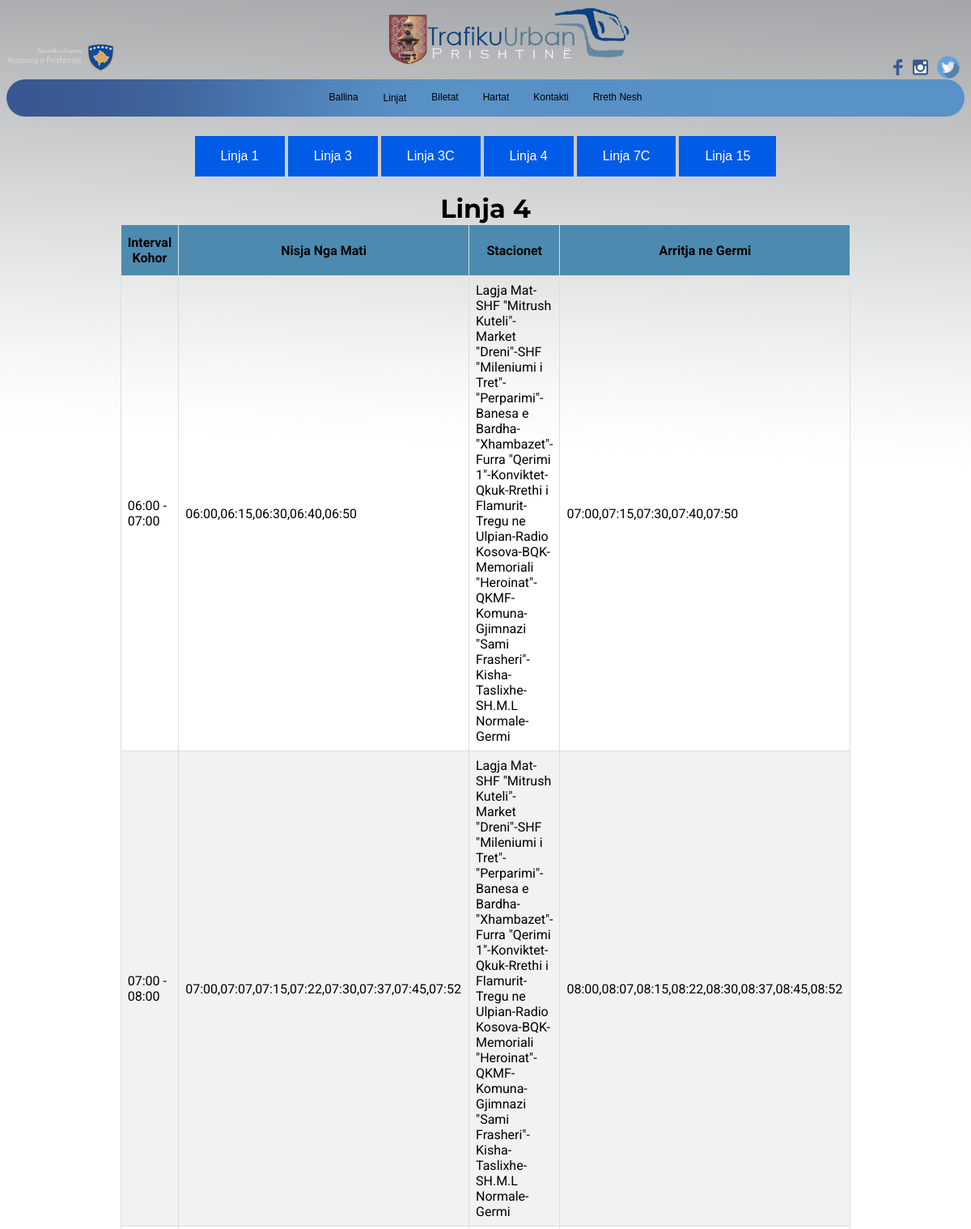
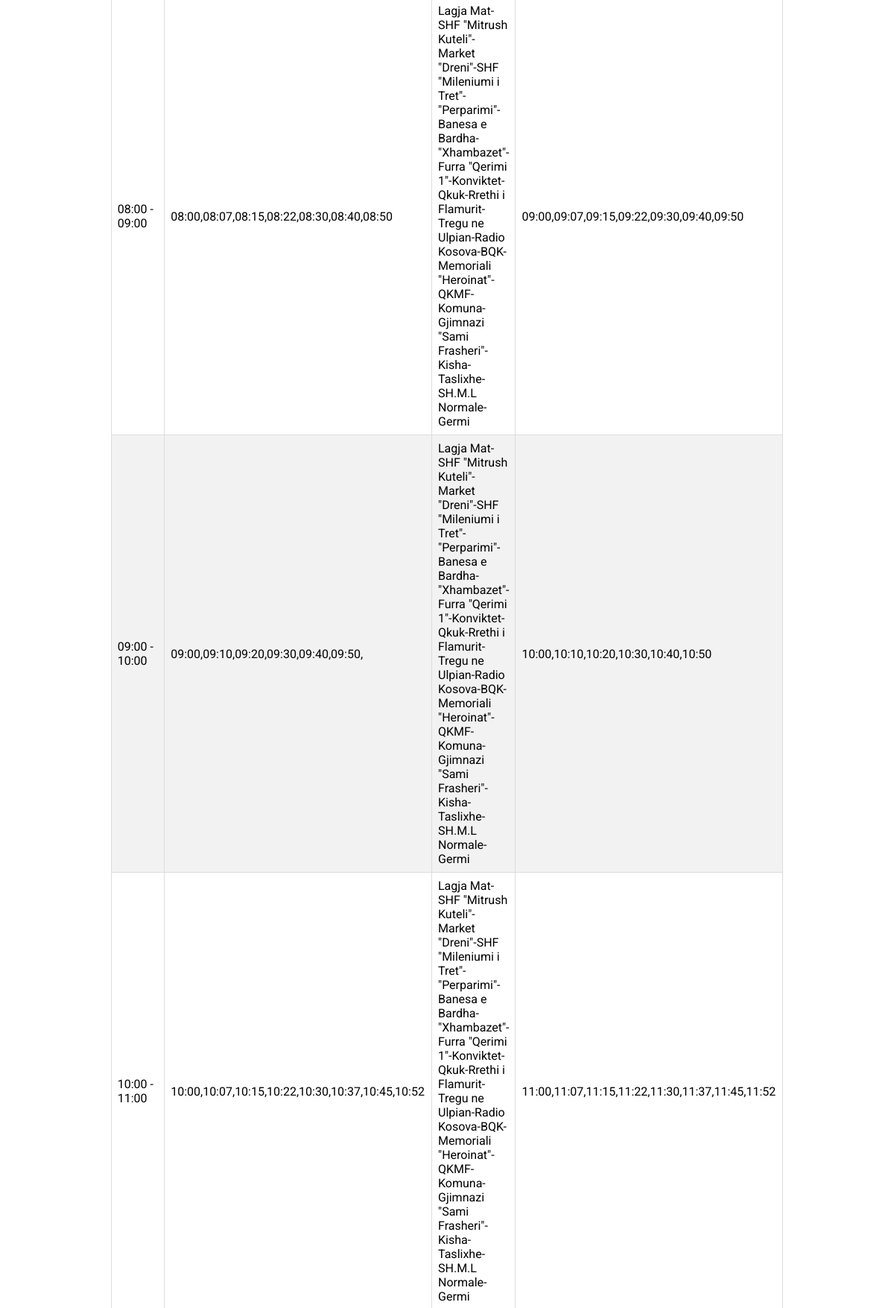
The app's page /html/linja4.php (upper part) with its own data (2 pictures, top to bottom).
### tables this page shows
CREATE TABLE `linja4` (
  `ID` int(11) NOT NULL,
  `Intervali Kohor` varchar(255) NOT NULL,
  `Nisja Nga Mati` varchar(255) NOT NULL,
  `Stacionet` text NOT NULL,
  `Arritja ne Germi` varchar(255) NOT NULL
);

### html/linja4.php (the view, shortened to what this page needs)
<html>
    <head>
        <link rel="stylesheet" type="text/css" href="../css/linja4v1.css">
        <link rel="stylesheet" type="text/css" href="../css/mediav1.css">
    </head>
    <body>
        <div class="header">
            <img id="twitter" src="../img/twittert.png" href="" style="margin-top: 60;width: 30px;float: right;margin-right: 5px">
            <a href="https://www.instagram.com/trafikuurban"><img id="insta" src="../img/instalogo.png"  style="margin-top: 60;width: 30px;float: right;margin-right: 5px"></a>
       <a href="https://www.facebook.com/trafikurban/"><img id="fb" src="../img/fbico.png" href="https://www.facebook.com/trafikurban/" style="margin-top:65;margin-right: 2px;float: right;width: 20px;">
        <div class="img2">
            <img src="../img/logo-k.png" id="logok" style="width:150px;float: left;margin-top: 40"> </a>
        </div>
    <div class="logokryesore">
    <a href="../index.html"><img id="logokryesore" src="../img/logofinalv3.png" style="/* margin-left: 800; */display: flex;justify-content: center;/* margin: auto; */width: 300;margin: auto;"></a>
  </div>
        <div class="nav">
            <ul id="ul">
                <li id="li"> <a href="../index.html">Ballina</a></li>
                <div class="dropdown">
                        <button class="dropbtn">Linjat</button>
                      </div>
                <li id="li"> <a href="biletat.html">Biletat</a></li>
                <li id="li"> <a href="hartat.html">Hartat</a></li>
                <li id="li"> <a href="kontakti.php">Kontakti</a></li>
                <li id="li"> <a href="rrethnesh.html">Rreth Nesh</a></li>
            </ul>
        </div>
        <div class="main">
            <form class="form" action="../html/linja1.php">
            <button class="button" >Linja 1</button>
            </form>
            <form action="../html/linja3.php">
            <button class="button">Linja 3</button>
        </form>
            <form action="../html/linja3c.php">
            <button class="button">Linja 3C</button>
        </form>
            <form action="../html/linja4.php">
            <button class="button">Linja 4</button>
        </form>
            <form action="../html/linja7c.php">
            <button class="button">Linja 7C</button>
        </form>
            <form action="../html/linja15.php">
            <button class="button">Linja 15</button>
        </form>
        </div>
        <h1 style="display:flex;justify-content:center;margin:auto;font-family: Montserrat;">Linja 4</h1>
        <div class="table">
            <table id="customers" >
        <thead>
            <tr>
                <th>Interval Kohor</th>
                <th>Nisja Nga Mati</th>
                <th>Stacionet</th>
                <th>Arritja ne Germi</th>
            </tr>
        </thead>
        <div class="tbody1">
        <tbody>
        <?php
$servername = "127.0.0.1";
$username = "root";
$password = "";
$dbname = "trafikuurban";
$conn = new mysqli($servername, $username, $password, $dbname);
$sql = "SELECT * FROM linja4";
$result = $conn->query($sql);
if ($result->num_rows > 0) {
    while($row = $result->fetch_assoc()) {
        echo "<tr>";
        echo "<td>".$row['Intervali Kohor']."</td>";
       echo "<td>".$row['Nisja Nga Mati']."</td>";
       echo "<td>". $row['Stacionet']."</td>";
       echo "<td>". $row['Arritja ne Germi']."</td>";
    }
} else {
    echo "0 results";
}
?>
</table>
</div>
    </body>
    </html>

### css/linja4v1.css (style rules this page uses)
.table { width: 70%; display: flex; justify-content: center; margin: auto; }
#customers { font-family: 'Roboto', sans-serif; border-collapse: collapse; }
#customers td, #customers th { border: 0.5px solid #ddd; padding: 8px; font-family: 'Roboto', sans-serif; }
#customers tr:nth-child(even) { background-color: #f2f2f2; }
#customers th { padding-top: 12px; padding-bottom: 12px; text-align: left; background-color: rgb(76, 139, 175); color: black; font-family: 'Roboto', sans-serif; text-align: center; }
html { scroll-behavior: smooth; }
body { background-image: url(../img/backgroundv2.png); background-repeat:no-repeat; background-size:cover; }
.header { display: inline; border: 10px; }
.header img { display: flex; width: 300px; margin: auto; justify-content: center; }
.header :last-child { width: 150px; }
#ul { display: flex; justify-content: center; background-image: url("../img/line3.png" );width: 100%; list-style-type: none; margin: 0; padding: 0; border-radius: 25px; }
#li a { display: flex; justify-content: space-between; color: black; text-align: center; padding: 15px 15px; text-decoration: none; font-family: Arial, Helvetica, sans-serif; font-size: 18; }
.dropbtn { background-color: transparent; color: black; padding: 16px; font-size: 16px; border: none; cursor: pointer; animation-duration: 10ms; font-family: Arial, Helvetica, sans-serif; font-size: 18; }
.dropdown { position: relative; display: inline-block; }
.main { display: flex; justify-content: center; padding-top: 20px; }
.button { background-color: #005ce6; border: none; color: white; padding: 16px 32px; text-align: center; text-decoration: none; display: inline-block; font-size: 16px; margin: 4px 2px; transition-duration: 0.4s; cursor: pointer; }
.form { margin: 0%; }
li a { color: white; list-style: none; text-decoration: none; }
ul { list-style: none; margin: 0; margin-top: -15; }

### css/mediav1.css (style rules this page uses)
@media (min-width: 1025px) and (max-width: 1280px) { .dropbtn { font-size: 12; } }
@media (min-width: 1025px) and (max-width: 1280px) { #li a { font-size: 12; } }
@media (min-width: 1025px) and (max-width: 1280px) { #logokryesore { display: flex; justify-content: center; width: 300; margin-left: 20%; } }

### records on screen
linja4: Intervali Kohor "06:00 - 07:00", Nisja Nga Mati "06:00,06:15,06:30,06:40,06:50", Stacionet "Lagja Mat-SHF \"Mitrush Kuteli\"-Market \"Dreni\"-SHF \"Mileniumi i Tret\"-\"Perparimi\"-Banesa e Bardha-\"Xhambazet\"-Furra \"Qerimi 1\"-Konviktet-Qkuk-Rrethi i Flamurit-Tregu ne Ulpian-Radio Kosova-BQK-Memoriali \"Heroinat\"-QKMF-Komuna-Gjimnazi \"Sami Frasheri\"-Kisha-Taslixhe-SH.M.L Normale-Germi", Arritja ne Germi "07:00,07:15,07:30,07:40,07:50"
linja4: Intervali Kohor "07:00 - 08:00", Nisja Nga Mati "07:00,07:07,07:15,07:22,07:30,07:37,07:45,07:52", Stacionet "Lagja Mat-SHF \"Mitrush Kuteli\"-Market \"Dreni\"-SHF \"Mileniumi i Tret\"-\"Perparimi\"-Banesa e Bardha-\"Xhambazet\"-Furra \"Qerimi 1\"-Konviktet-Qkuk-Rrethi i Flamurit-Tregu ne Ulpian-Radio Kosova-BQK-Memoriali \"Heroinat\"-QKMF-Komuna-Gjimnazi \"Sami Frasheri\"-Kisha-Taslixhe-SH.M.L Normale-Germi", Arritja ne Germi "08:00,08:07,08:15,08:22,08:30,08:37,08:45,08:52"
linja4: Intervali Kohor "08:00 - 09:00", Nisja Nga Mati "08:00,08:07,08:15,08:22,08:30,08:40,08:50", Stacionet "Lagja Mat-SHF \"Mitrush Kuteli\"-Market \"Dreni\"-SHF \"Mileniumi i Tret\"-\"Perparimi\"-Banesa e Bardha-\"Xhambazet\"-Furra \"Qerimi 1\"-Konviktet-Qkuk-Rrethi i Flamurit-Tregu ne Ulpian-Radio Kosova-BQK-Memoriali \"Heroinat\"-QKMF-Komuna-Gjimnazi \"Sami Frasheri\"-Kisha-Taslixhe-SH.M.L Normale-Germi", Arritja ne Germi "09:00,09:07,09:15,09:22,09:30,09:40,09:50"
linja4: Intervali Kohor "09:00 - 10:00", Nisja Nga Mati "09:00,09:10,09:20,09:30,09:40,09:50,", Stacionet "Lagja Mat-SHF \"Mitrush Kuteli\"-Market \"Dreni\"-SHF \"Mileniumi i Tret\"-\"Perparimi\"-Banesa e Bardha-\"Xhambazet\"-Furra \"Qerimi 1\"-Konviktet-Qkuk-Rrethi i Flamurit-Tregu ne Ulpian-Radio Kosova-BQK-Memoriali \"Heroinat\"-QKMF-Komuna-Gjimnazi \"Sami Frasheri\"-Kisha-Taslixhe-SH.M.L Normale-Germi", Arritja ne Germi "10:00,10:10,10:20,10:30,10:40,10:50"
linja4: Intervali Kohor "10:00 - 11:00", Nisja Nga Mati "10:00,10:07,10:15,10:22,10:30,10:37,10:45,10:52", Stacionet "Lagja Mat-SHF \"Mitrush Kuteli\"-Market \"Dreni\"-SHF \"Mileniumi i Tret\"-\"Perparimi\"-Banesa e Bardha-\"Xhambazet\"-Furra \"Qerimi 1\"-Konviktet-Qkuk-Rrethi i Flamurit-Tregu ne Ulpian-Radio Kosova-BQK-Memoriali \"Heroinat\"-QKMF-Komuna-Gjimnazi \"Sami Frasheri\"-Kisha-Taslixhe-SH.M.L Normale-Germi", Arritja ne Germi "11:00,11:07,11:15,11:22,11:30,11:37,11:45,11:52"
